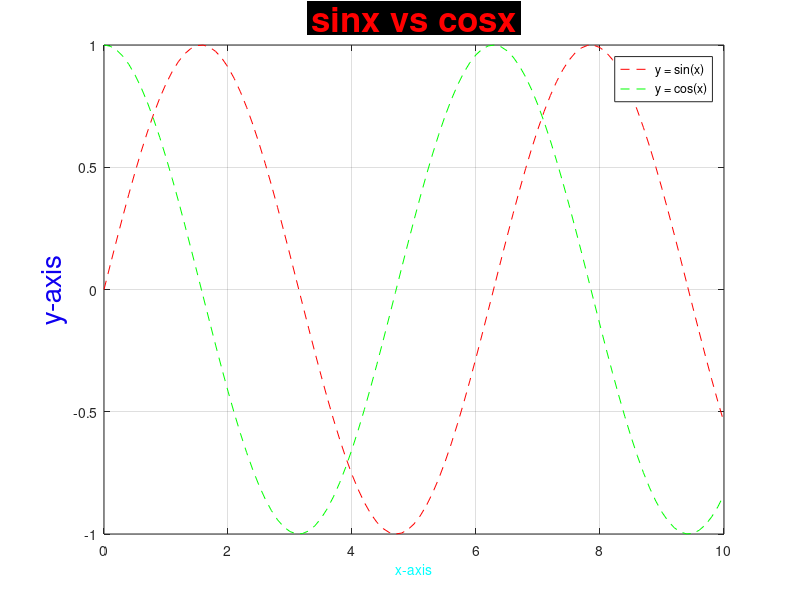

This figure's MATLAB source:
clc
clear

x = 0:0.1:10;
y1 = sin(x);
y2 = cos(x);

plot(x, y1,'r--')
hold on
plot(x, y2,'g--')
hold off

xlabel('x-axis','FontSize',10,'Color','#00FFFF')
ylabel('y-axis','FontSize',20,'Color','#0F00F0')
title('sinx vs cosx','FontSize',25,'Color','r','BackgroundColor','#000000')

grid on
legend('y = sin(x)','y = cos(x)','Location','best')
